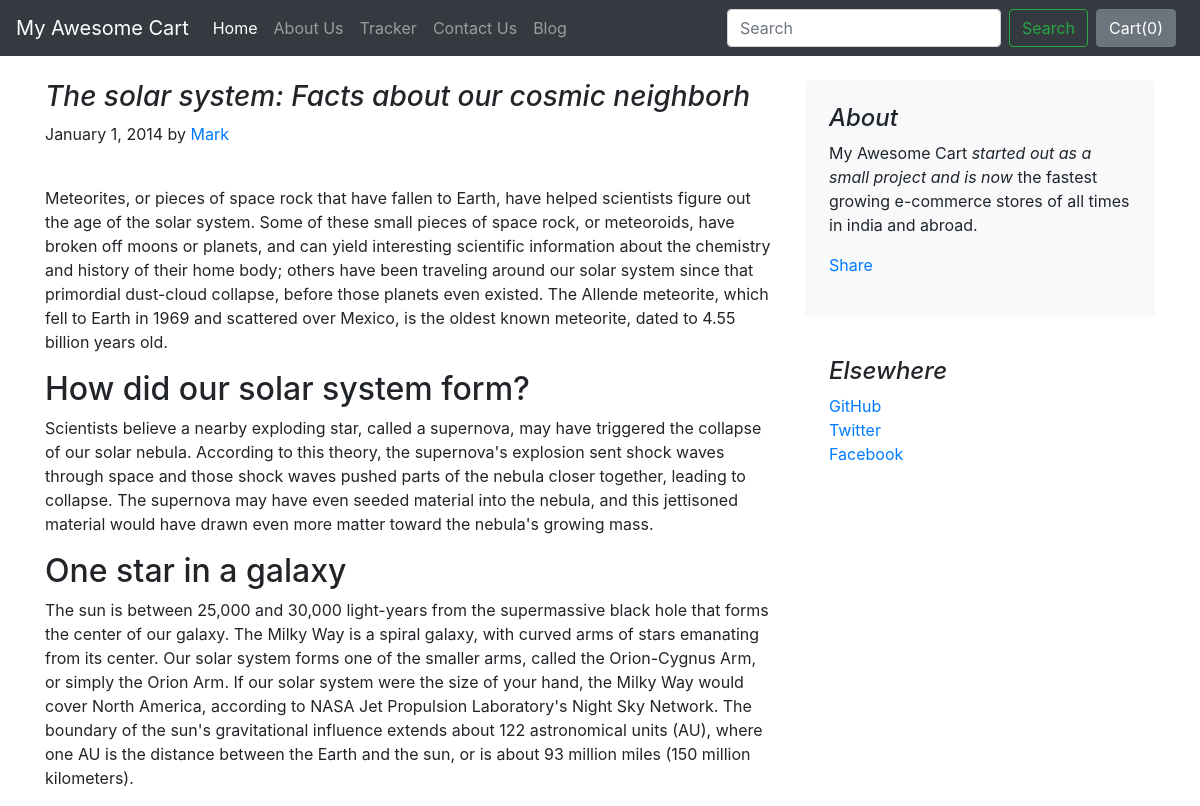
The page /blog/blogpost/1 on the database its author committed.
### blog/models.py (models this page shows, shortened)
class BlogPost(models.Model):
    post_id = models.AutoField(primary_key=True)
    title= models.CharField(max_length=50)
    head0= models.CharField(max_length=500, default="")
    chead0= models.CharField(max_length=5000, default="")
    head1= models.CharField(max_length=500, default="")
    chead1= models.CharField(max_length=5000, default="")
    head2= models.CharField(max_length=500, default="")
    chead2= models.CharField(max_length=5000, default="")
    pub_date = models.DateTimeField(default=datetime.now(), blank=True)
    thumbnail= models.ImageField(upload_to='shop/images', default="")

### blog/views.py (the view)
# urls.py: path("blogpost/<int:id>", views.blogpost,name='blogPost'),
def blogpost(request,id):
    post=BlogPost.objects.filter(post_id=id)[0]
    return render(request,'blog/blogpost.html',{'post':post})

### blog/templates/blog/blogpost.html (shortened to what this page needs)
{% extends 'blog/basic.html' %}
{% block body %}
<div class="container">
    <div class="row mt-4">
        <div class="col-md-8 blog-main">
            <h3 class="font-italic">
                {{post.title}}
            </h3>
            <div class="blog-post">
                <p class="blog-post-meta">January 1, 2014 by <a href="#">Mark</a></p>
                <div class="fb-like" data-href="http://127.0.0.1:8000/blog/blogpost/{{post.post_id}}" data-layout="standard" data-action="like" data-size="large" data-show-faces="false" data-share="true"></div><br>
                <p>{{post.chead0}}</p>
                <h2>{{post.head1}}</h2>
                <p>{{post.chead1}}</p>
                <h2>{{post.head2}}</h2>
                <p>{{post.chead2}}</p>
            </div>
        </div>
        <aside class="col-md-4 blog-sidebar">
            <div class="p-4 mb-3 bg-light rounded">
                <h4 class="font-italic">About</h4>
                <p class="mb-0">My Awesome Cart <em>started out as a small project and is now</em> the fastest growing e-commerce stores of all times in india and abroad.</p>
                <div class="my-3 fb-share-button" data-href="http://127.0.0.1:8000/blog/blogpost/{{post.post_id}}" data-layout="button_count" data-size="large"><a target="_blank" href="https://www.facebook.com/sharer/sharer.php?u=http%3A%2F%2F127.0.0.1%3A8000%2Fblog%2Fblogpost%2F4&src=sdkpreparse" class="fb-xfbml-parse-ignore">Share</a></div>
            </div>
            <div class="p-4">
                <h4 class="font-italic">Elsewhere</h4>
                <ol class="list-unstyled">
                    <li><a href="#">GitHub</a></li>
                    <li><a href="#">Twitter</a></li>
                    <li><a href="#">Facebook</a></li>
                </ol>
            </div>
        </aside>
    </div>
</div>
{% endblock %}

### rows shown on the page
BlogPost: title "The solar system: Facts about our cosmic neighborh", chead0 "Meteorites, or pieces of space rock that have fallen to Earth, have helped scientists figure out the age of the solar system. Some of these small pieces of space rock, or meteoroids, have broken off moons or planets, and can yield interesting scientific information about the chemistry and history of their home body; others have been traveling around our solar system since that primordial dust-cloud collapse, before those planets even existed. The Allende meteorite, which fell to Earth in 1969 and scattered over Mexico, is the oldest known meteorite, dated to 4.55 billion years old.", head1 "How did our solar system form?", chead1 "Scientists believe a nearby exploding star, called a supernova, may have triggered the collapse of our solar nebula. According to this theory, the supernova's explosion sent shock waves through space and those shock waves pushed parts of the nebula closer together, leading to collapse. The supernova may have even seeded material into the nebula, and this jettisoned material would have drawn even more matter toward the nebula's growing mass.", head2 "One star in a galaxy", chead2 "The sun is between 25,000 and 30,000 light-years from the supermassive black hole that forms the center of our galaxy. The Milky Way is a spiral galaxy, with curved arms of stars emanating from its center. Our solar system forms one of the smaller arms, called the Orion-Cygnus Arm, or simply the Orion Arm. If our solar system were the size of your hand, the Milky Way would cover North America, according to NASA Jet Propulsion Laboratory's Night Sky Network. The boundary of the sun's gravitational influence extends about 122 astronomical units (AU), where one AU is the distance between the Earth and the sun, or is about 93 million miles (150 million kilometers)."
